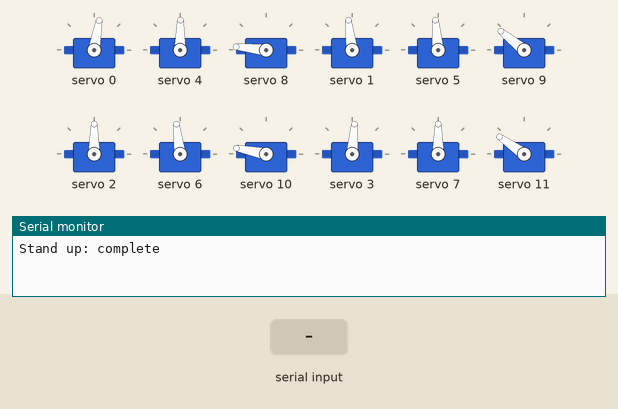
Recording of a sketch running on a simulated Arduino Uno, built with avr-gcc and run on an emulated ATmega328P. Shown: 12 × servo, the last lines printed to the serial monitor. The test bench sets the inputs (shaded band).

Above: at 7.2 s.
7.3 s: "90 45\n" received over Serial
At 8.1 s:
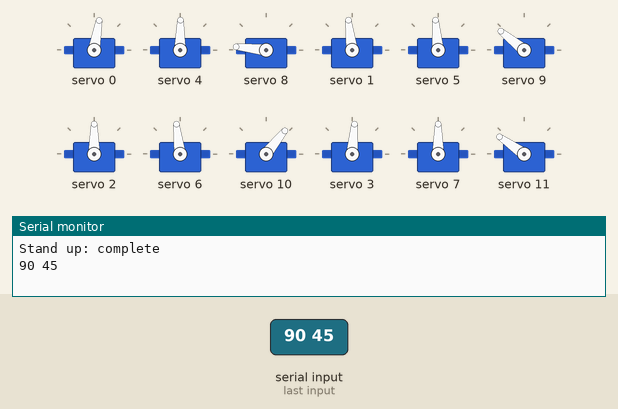
8.8 s: "1 90\n" received over Serial
At 9.2 s:
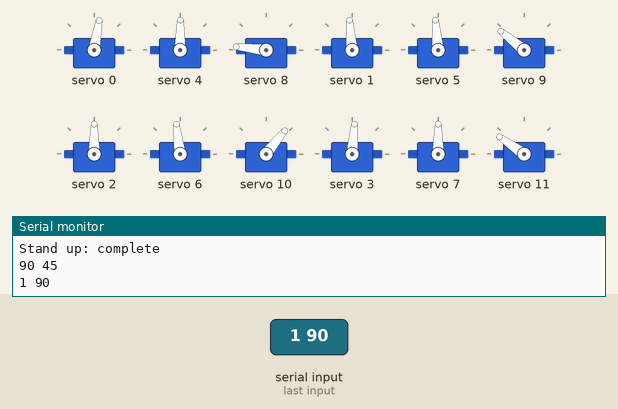
Timing chart, 0 to 11.8 s (numbered marks = the images above; inputs shaded):
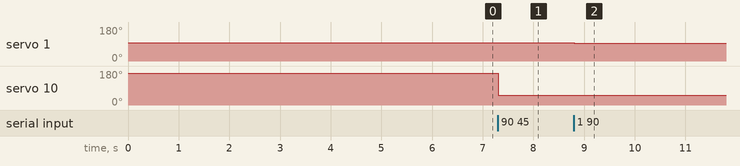

Measured:
- after the input at 7.3 s, servo 10: 169° → 51° at once
- after the input at 8.8 s, servo 1: 97° → 95° at once

The sketch:

Input.ino
```cpp
#include <Adafruit_PWMServoDriver.h>
#include <Wire.h>
#include <Servo.h>

Adafruit_PWMServoDriver Ada = Adafruit_PWMServoDriver();

#define servoMAX 600
#define servoMIN 150

void setPos(int servo,int angle) {
    // Map angle to pulse width (0,180) --> (150,600)
    int pulseWidth = map(angle, 0, 180, servoMIN, servoMAX);

    // Set the on and off times for the PCA9685
    Ada.setPWM(servo, 0, pulseWidth);
}

void stand(){
    setPos(0, 75);
    delay(500);
    setPos(4, 84);
    delay(500);
    setPos(8, 170);
    delay(500);
    setPos(1, 92);
    delay(500);
    setPos(5, 90);
    delay(500);
    setPos(9, 137);
    delay(500);
    setPos(2, 85);
    delay(500);
    setPos(6, 92);
    delay(500);
    setPos(10, 165);
    delay(500);
    setPos(3, 80);
    delay(500);
    setPos(7, 85);
    delay(500);
    setPos(11, 140);
    delay(500);
    Serial.println("Stand up: complete");
}

void test2(){
  Serial.println("initiate the sequence");
  setPos(9, 40);
  delay(500);
  setPos(0, 55);
}

void stable(){
    setPos(8, 110);
    setPos(4, 25);
    delay(500);
    setPos(10, 95);
    setPos(6, 36);
    delay(500);
    setPos(9, 85);
    setPos(5, 27);
    delay(500);
    setPos(11, 85);
    setPos(7, 38);
    delay(500);
}

void linear(){
    setPos(0, 45);
    setPos(2, 65);
    setPos(1, 115);
    setPos(3, 100);
    delay(500);
}

void step1(){
    setPos(3, 100);
    setPos(1, 65);
    delay(700);
    setPos(4, 120);
    setPos(8, 120);
    delay(700);
    setPos(0, 45);
    delay(500);
    setPos(4, 60);
    delay(700);
    setPos(2, 105);
    setPos(1, 92);
    setPos(3, 100);
    delay(1000);
    setPos(7, 140);
    setPos(11, 120);
    delay(500);
    setPos(7, 85);
    delay(700);
    setPos(1, 110);
    setPos(2, 55);
    delay(700);
    setPos(9, 117);
    setPos(10, 145);
    setPos(5, 70);
    setPos(6, 80);
    setPos(8, 120);
    setPos(11, 140);
    delay(1000);
//    setPos(5, 50);
//    setPos(6, 60);
//    setPos(9, 100);
//    setPos(10, 130);
//    setPos(0, 75);
//    setPos(3, 80);
//    delay(1000);
//    setPos(2, 105);
//    setPos(3, 60);
//    delay(500);
//    setPos(8, 140);
//    setPos(7, 65);
//    setPos(10, 155);
//    delay(500);
//    setPos(6, 60);
//    setPos(5, 60);
//    setPos(6, 60);

    Serial.println("motion completed");
}

void step2(){
    setPos(3, 100);
    setPos(1, 65);
    delay(700);
    setPos(4, 120);
    setPos(8, 120);
    delay(700);
    setPos(0, 45);
    delay(500);
    setPos(4, 60);
    delay(700);
    setPos(1, 110);
    setPos(3, 60);
    setPos(10, 145);
    setPos(8, 155);
    delay(1000);

    setPos(2, 105);
    setPos(10, 160);
    delay(700);
    setPos(6, 50);
    setPos(10, 140);
    delay(1000);

//    setPos(7, 105);
//    delay(500);
//    setPos(3, 100);
//    delay(700);
//    setPos(7, 120);
//    setPos(11, 120);
//    delay(700);
//    setPos(7, 60);
//    delay(500);
//    setPos(0, 90);
//    setPos(2, 55);
//    setPos(9, 125);
//    setPos(11, 155);

}

//End of Functions

void setup() {
  Serial.begin(9600);
  Ada.begin();
  Ada.setPWMFreq(60);
  stand();
//  stable();
}

void loop() {
  if (Serial.available() > 0) {
    // Read the integers from serial
    int serNum = Serial.parseInt();

    // Check if there's a space before reading the second integer
    if (Serial.read() == ' ') {
      int degVal = Serial.parseInt();

    Serial.print(serNum);
    Serial.print(' ');
    Serial.println(degVal);

      // Perform tasks based on the received integers
      switch (serNum) {
        case 12:
          stand();
          break;

        case 13:
          linear();
          break;

        case 14:
          step2();
          break;

        default:
          // Code to handle invalid or unrecognized values of the first integer
          setPos(serNum, degVal);
          break;
      }
    }
  }
}
```
